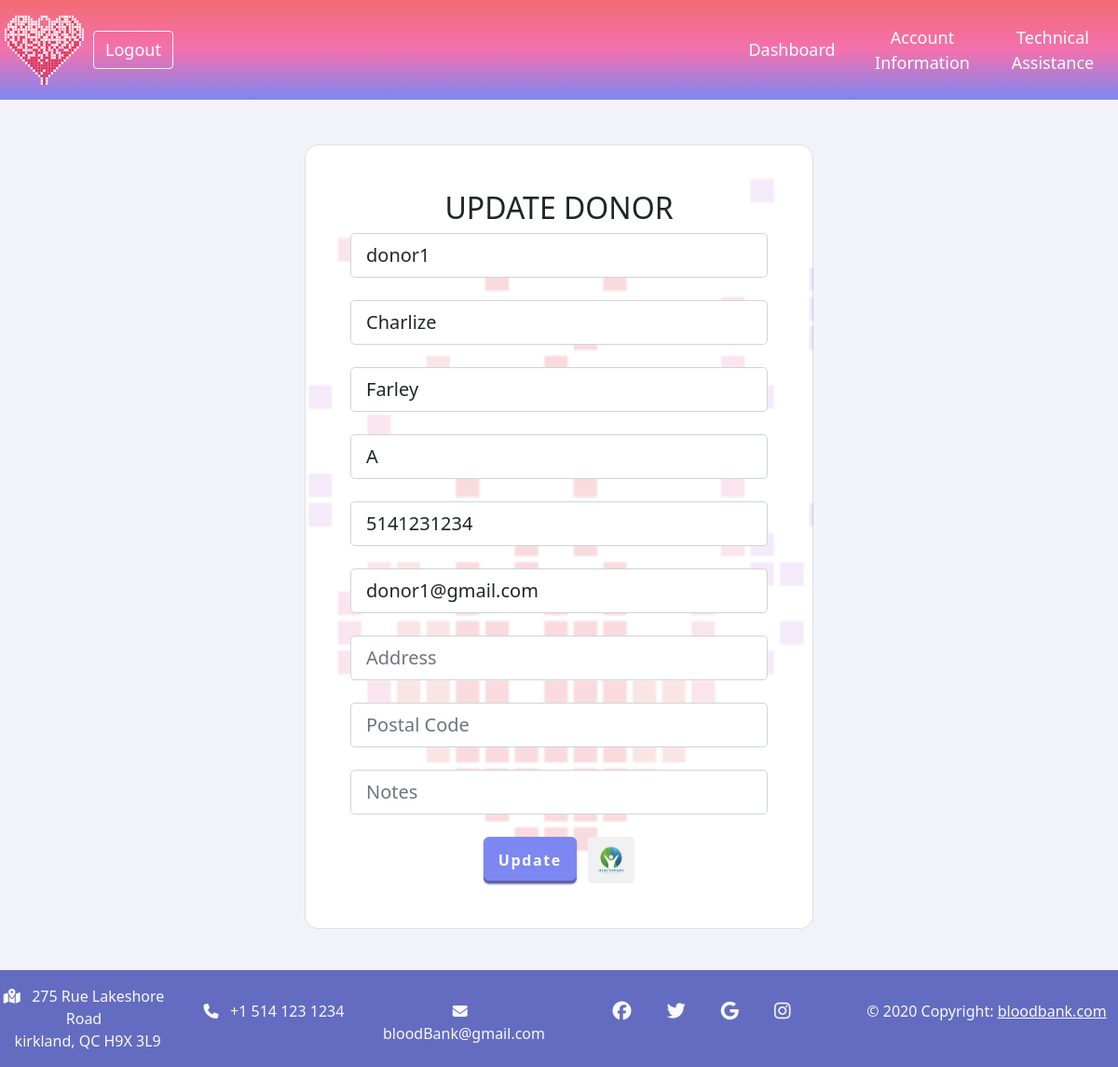
Screenshot of /admin/editDonor.php?DonorID=100001 (signed in) with the database file from the repository.
### tables this page shows
create table donor(
	DonorID int not null auto_increment,
    Username varchar(20) not null,
    Password varchar(50) not null,
	FirstName varchar(50) not null,
    LastName varchar(50) not null,
    BloodType varchar(10) not null,
    PhoneNumber varchar(15) not null,
    Email varchar(20) not null,
    address varchar(50)  null,
    postcode varchar(10)  null,
    Notes text null,
    constraint pk_Donor primary key (DonorID asc)
);

### admin/editDonor.php (the view, shortened to what this page needs)
<?php
require('../db.php');
$DonorID = $_GET['DonorID'];
$query = "SELECT * FROM `donor` WHERE DonorID = '" . $DonorID . "'";
$result = mysqli_query($con, $query) or die(mysqli_connect_error());
$row = mysqli_fetch_assoc($result);
?>
<section>
    <div class="mask d-flex align-items-center">
        <div class="container  my-5">
            <div class="row d-flex justify-content-center align-items-center">
                <div class="col-12 col-md-9 col-lg-7 col-xl-6">
                    <div class="card" style="border-radius: 15px;">
                        <div class="card-body p-5">
                            <?php
                            if (isset($_POST['new']) && $_POST['new'] == 1) {
                                $DonorID = $_REQUEST['donorId'];
                                $username = $_REQUEST['username'];
                                $firstName = $_REQUEST['firstName'];
                                $lastName = $_REQUEST['lastName'];
                                $bloodType = $_REQUEST['bloodType'];
                                $phoneNumber = $_REQUEST['phoneNumber'];
                                $email = $_REQUEST['email'];
                                $address = $_REQUEST['address'];
                                $postcode = $_REQUEST['postcode'];
                                $notes = $_REQUEST['notes'];
                                $update = "update donor set Username='" . $username . "', Password='" . $password . "', FirstName='" . $firstName . "', LastName='" . $lastName . "', BloodType='" . $bloodType . "', PhoneNumber='" . $phoneNumber . "', Email='" . $email . "', address='" . $address . "', postcode='" . $postcode . "', Notes='" . $notes . "' WHERE DonorID='" . $DonorID . "'";
                                mysqli_query($con, $update) or die(mysqli_connect_error());
                                $status = "Record Updated Successfully. </br></br><a href='viewDonor.php'>View Updated Record</a>";
                                echo '<p style="color:#FF0000; text-align: center;">' . $status . '</p>';
                            } else {
                            ?>
                                <h2 class="text-uppercase text-center ">Update Donor</h2>
                                <div class="form">
                                    <form action="" method="post" name="update">
                                        <div class="form-outline mb-4">
                                            <input type="username" class="form-control form-control-lg" name="username" id="username" placeholder="Update Username" value="<?php echo $row['Username']; ?>" />
                                        </div>
                                        <div class="form-outline mb-4">
                                            <input type="text" class="form-control form-control-lg" name="firstName" id="firstName" placeholder="First Name" value="<?php echo $row['FirstName']; ?>" />
                                        </div>
                                        <div class="form-outline mb-4">
                                            <input type="text" class="form-control form-control-lg" name="lastName" id="lastName" placeholder="Last Name" value="<?php echo $row['LastName']; ?>" />
                                        </div>
                                        <div class="form-outline mb-4">
                                            <input type="text" class="form-control form-control-lg" name="bloodType" id="bloodType" placeholder="Blood Type" value="<?php echo $row['BloodType']; ?>" />
                                        </div>
                                        <div class="form-outline mb-4">
                                            <input type="text" class="form-control form-control-lg" name="phoneNumber" id="phoneNumber" placeholder="Phone Number" value="<?php echo $row['PhoneNumber']; ?>" />
                                        </div>
                                        <div class="form-outline mb-4">
                                            <input type="text" class="form-control form-control-lg" name="email" id="email" placeholder="Email" value="<?php echo $row['Email']; ?>" />
                                        </div>
                                        <div class="form-outline mb-4">
                                            <input type="text" class="form-control form-control-lg" name="address" id="address" placeholder="Address" value="<?php echo $row['address']; ?>" />
                                        </div>
                                        <div class="form-outline mb-4">
                                            <input type="text" class="form-control form-control-lg" name="postcode" id="postcode" placeholder="Postal Code" value="<?php echo $row['postcode']; ?>" />
                                        </div>
                                        <div class="form-outline mb-4">
                                            <input type="text" class="form-control form-control-lg" name="notes" id="notes" placeholder="Notes" value="<?php echo $row['Notes']; ?>" />
                                        </div>
                                        <div class="d-flex justify-content-center d-inline">
                                            <input type="submit" name="submitUpdate" class="px-3" value="Update">
                                            <div>
                                                <img src="../images/logo3.jpg" style="border-radius: 5px; width: 50px; height: 50px; ">
                                            </div>
                                        </div>
                                    </form>
                                </div>
                            <?php } ?>
                        </div>
                    </div>
                </div>
            </div>
        </div>
    </div>
</section>

### css/admin.css (style rules this page uses)
.bgHeader { background: linear-gradient(to bottom, #f36b74, #f371ae, #7d87f1); }
.card { background-image: url("../images/pixelHeartGradientLowAlpha.png"); background-size:150%; background-repeat: repeat-y; background-position-x: 57%; background-position-y: 5%; }
.card-body { background-color:rgba(255, 255, 255, 0.05); border-radius:10px; padding:5px; }
table.right { width: 35%; position:absolute; right: 0%; }
table.right td { width: 33.33%; text-align: center; padding: 5px; }
table.left { width: 15%; position:absolute; left: 0%; }
table.left td { width: 50%; text-align: left; padding: 5px; }
.bannerLink { color: white; text-decoration: none; }
body { background-color: #f2f3fa; margin: 0px; padding: 0px; padding-bottom: 100px; }
header a { font-size:large; }
input[type = submit],.addBtn { background-color:rgba(125, 135, 241, 1) ; border: 0; border-radius: 6px; box-shadow: rgba(45, 35, 66, .4) 0 1px 2px,rgba(45, 35, 66, .3) 0 2px 4px -3px,rgba(58, 65, 111, .5) 0 -3px 0 inset; color: white; font-weight:bolder; letter-spacing:0.1em; }

### rows the page displays
donor: username "donor1", firstName "Charlize", lastName "Farley", bloodType "A", phoneNumber "5141231234", email "donor1@gmail.com"
